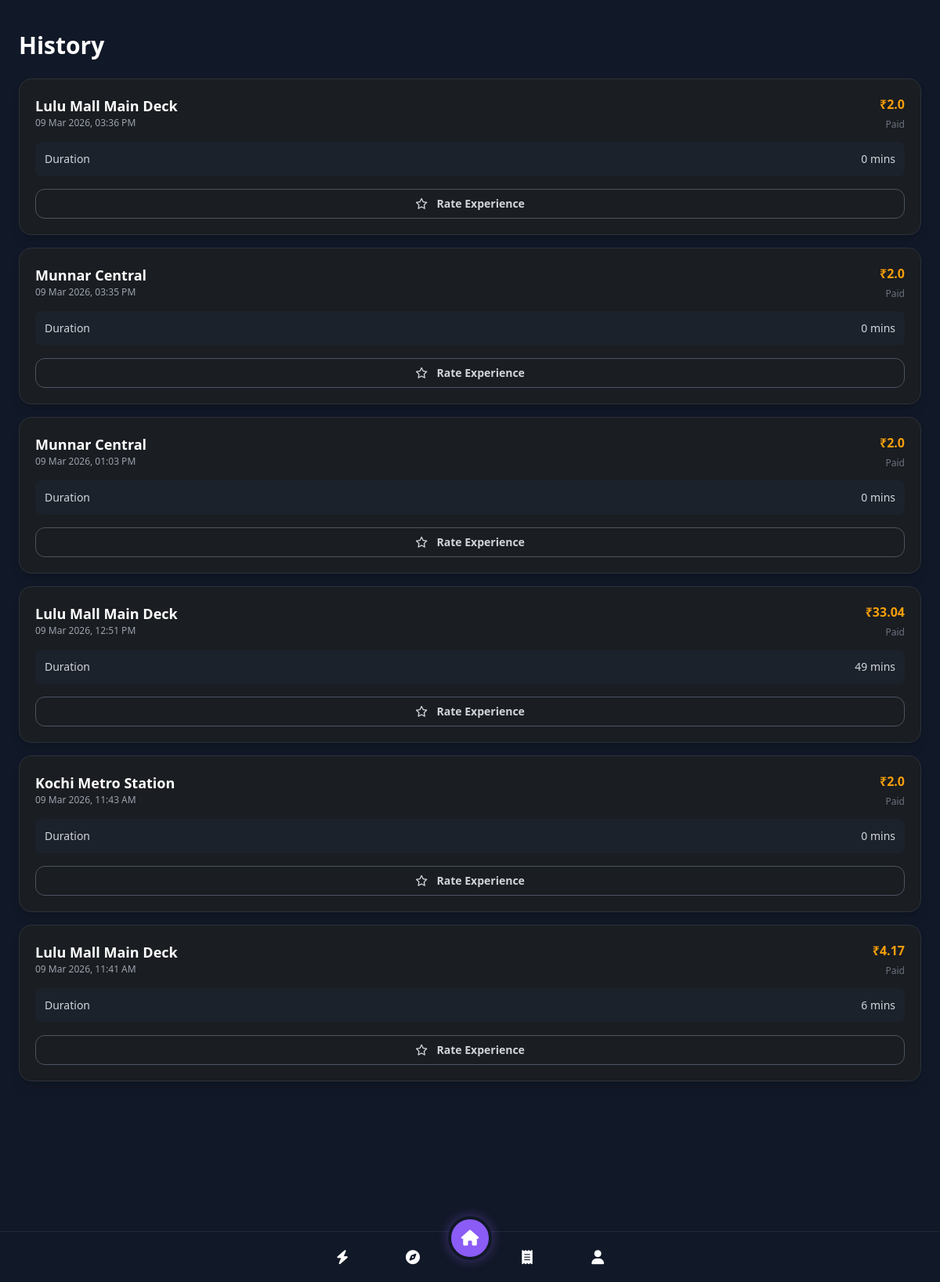
The page /history (signed in) on the database its author committed.
### models.py (models this page shows, shortened)
class Booking(db.Model):
    id = db.Column(db.Integer, primary_key=True)
    user_id = db.Column(db.Integer, db.ForeignKey('user.id'), nullable=False) # Simplified for demo
    zone_id = db.Column(db.Integer, db.ForeignKey('parking_zone.id'), nullable=False)
    start_time = db.Column(db.DateTime, default=datetime.utcnow)
    end_time = db.Column(db.DateTime, nullable=True)
    status = db.Column(db.String(20), default='Active') # Active, Completed
    total_cost = db.Column(db.Float, default=0.0)
    zone = db.relationship('ParkingZone', backref='bookings')

class ParkingZone(db.Model):
    id = db.Column(db.Integer, primary_key=True)
    name = db.Column(db.String(100), nullable=False)
    location = db.Column(db.String(200), nullable=False)
    total_slots = db.Column(db.Integer, nullable=False)
    occupied_slots = db.Column(db.Integer, nullable=False, default=0)
    price_per_hour = db.Column(db.Float, nullable=False)
    lat = db.Column(db.Float, nullable=True)
    lon = db.Column(db.Float, nullable=True)
    status = db.Column(db.String(20), default='pending')  # 'pending', 'approved', 'rejected'

### app.py (the view)
@app.route('/history')
def history():
    user_id = get_current_user_id()
    bookings = Booking.query.filter_by(user_id=user_id, status='Completed').order_by(Booking.end_time.desc()).all()
    return render_template('history.html', bookings=bookings, page='history')

### app.py (called while the page is built)
def get_current_user_id():
    return session.get('user_id')

@app.before_request
def require_login():
    allowed_routes = ['login', 'register', 'static']
    if request.endpoint and request.endpoint not in allowed_routes and 'user_id' not in session:
        if not request.endpoint.startswith('static'):
            return redirect(url_for('login'))

### templates/history.html (shortened to what this page needs)
{% extends 'base.html' %}
{% block content %}
<div class="px-6 pt-10 pb-24 bg-gray-900 text-white">
    <h1 class="text-3xl font-bold text-white mb-6">History</h1>
    {% if bookings %}
    <div class="space-y-4">
        {% for booking in bookings %}
        <div class="bg-surface border border-border rounded-2xl p-5 shadow-lg">
            <div class="flex justify-between items-start mb-3">
                <div>
                    <h3 class="font-bold text-white text-lg">{{ booking.zone.name }}</h3>
                    <p class="text-gray-400 text-xs">{{ booking.end_time.strftime('%d %b %Y, %I:%M %p') }}</p>
                </div>
                <div class="text-right">
                    <span class="block font-bold text-accent">₹{{ booking.total_cost }}</span>
                    <span class="text-xs text-gray-500">Paid</span>
                </div>
            </div>
            <div class="bg-gray-800/50 rounded-lg p-3 text-sm text-gray-300 flex justify-between mb-4">
                <span>Duration</span>
                <span>
                    {% set duration = (booking.end_time - booking.start_time).total_seconds() / 60 %}
                    {{ duration|int }} mins
                </span>
            </div>
            <form action="{{ url_for('rate_booking', booking_id=booking.id) }}" method="POST">
                <button type="submit"
                    class="w-full border border-gray-600 hover:bg-gray-700 text-gray-300 text-sm font-bold py-2 rounded-xl transition-colors">
                    <i class="far fa-star mr-2"></i> Rate Experience
                </button>
            </form>
        </div>
        {% endfor %}
    </div>
    {% endif %}
</div>
{% endblock %}

### static/css/style.css (style rules this page uses)
html, :host { line-height: 1.5; -webkit-text-size-adjust: 100%; -moz-tab-size: 4; -o-tab-size: 4; tab-size: 4; font-family: ui-sans-serif, system-ui, sans-serif, "Apple Color Emoji", "Segoe UI Emoji", "Segoe UI Symbol", "Noto Color Emoji"; font-feature-settings: normal; font-variation-settings: normal; -webkit-tap-highlight-color: transparent; }
body { margin: 0; line-height: inherit; }
h1, h2, h3, h4, h5, h6 { font-size: inherit; font-weight: inherit; }
button, input, optgroup, select, textarea { font-family: inherit; font-feature-settings: inherit; font-variation-settings: inherit; font-size: 100%; font-weight: inherit; line-height: inherit; letter-spacing: inherit; color: inherit; margin: 0; padding: 0; }
button, select { text-transform: none; }
button, input:where([type='button']), input:where([type='reset']), input:where([type='submit']) { -webkit-appearance: button; background-color: transparent; background-image: none; }
blockquote, dl, dd, h1, h2, h3, h4, h5, h6, hr, figure, p, pre { margin: 0; }
button, [role="button"] { cursor: pointer; }
.mb-3 { margin-bottom: 0.75rem; }
.mb-4 { margin-bottom: 1rem; }
.mb-6 { margin-bottom: 1.5rem; }
.mr-2 { margin-right: 0.5rem; }
.block { display: block; }
.flex { display: flex; }
.w-full { width: 100%; }
.items-start { align-items: flex-start; }
.justify-between { justify-content: space-between; }
.space-y-4 > :not([hidden]) ~ :not([hidden]) { --tw-space-y-reverse: 0; margin-top: calc(1rem * calc(1 - var(--tw-space-y-reverse))); margin-bottom: calc(1rem * var(--tw-space-y-reverse)); }
.rounded-2xl { border-radius: 1rem; }
.rounded-lg { border-radius: 0.5rem; }
.rounded-xl { border-radius: 0.75rem; }
.border { border-width: 1px; }
.border-border { --tw-border-opacity: 1; border-color: rgb(45 49 57 / var(--tw-border-opacity, 1)); }
.border-gray-600 { --tw-border-opacity: 1; border-color: rgb(75 85 99 / var(--tw-border-opacity, 1)); }
.bg-gray-800\/50 { background-color: rgb(31 41 55 / 0.5); }
.bg-gray-900 { --tw-bg-opacity: 1; background-color: rgb(17 24 39 / var(--tw-bg-opacity, 1)); }
.bg-surface { --tw-bg-opacity: 1; background-color: rgb(26 29 33 / var(--tw-bg-opacity, 1)); }
.p-3 { padding: 0.75rem; }
.p-5 { padding: 1.25rem; }
.px-6 { padding-left: 1.5rem; padding-right: 1.5rem; }
.py-2 { padding-top: 0.5rem; padding-bottom: 0.5rem; }
.pb-24 { padding-bottom: 6rem; }
.pt-10 { padding-top: 2.5rem; }
.text-right { text-align: right; }
.text-3xl { font-size: 1.875rem; line-height: 2.25rem; }
.text-lg { font-size: 1.125rem; line-height: 1.75rem; }
.text-sm { font-size: 0.875rem; line-height: 1.25rem; }
.text-xs { font-size: 0.75rem; line-height: 1rem; }
.font-bold { font-weight: 700; }
.text-accent { --tw-text-opacity: 1; color: rgb(245 158 11 / var(--tw-text-opacity, 1)); }
.text-gray-300 { --tw-text-opacity: 1; color: rgb(209 213 219 / var(--tw-text-opacity, 1)); }
.text-gray-400 { --tw-text-opacity: 1; color: rgb(156 163 175 / var(--tw-text-opacity, 1)); }
.text-gray-500 { --tw-text-opacity: 1; color: rgb(107 114 128 / var(--tw-text-opacity, 1)); }
.text-white { --tw-text-opacity: 1; color: rgb(255 255 255 / var(--tw-text-opacity, 1)); }
.shadow-lg { --tw-shadow: 0 10px 15px -3px rgb(0 0 0 / 0.1), 0 4px 6px -4px rgb(0 0 0 / 0.1); --tw-shadow-colored: 0 10px 15px -3px var(--tw-shadow-color), 0 4px 6px -4px var(--tw-shadow-color); box-shadow: var(--tw-ring-offset-shadow, 0 0 #0000), var(--tw-ring-shadow, 0 0 #0000), var(--tw-shadow); }
.transition-colors { transition-property: color, background-color, border-color, text-decoration-color, fill, stroke; transition-timing-function: cubic-bezier(0.4, 0, 0.2, 1); transition-duration: 150ms; }

### rows shown on the page
Booking: zone.name "Lulu Mall Main Deck", end_time "09 Mar 2026, 03:36 PM", total_cost "2.0", duration "0"
Booking: zone.name "Munnar Central", end_time "09 Mar 2026, 03:35 PM", total_cost "2.0", duration "0"
Booking: zone.name "Munnar Central", end_time "09 Mar 2026, 01:03 PM", total_cost "2.0", duration "0"
Booking: zone.name "Lulu Mall Main Deck", end_time "09 Mar 2026, 12:51 PM", total_cost "33.04", duration "49"
Booking: zone.name "Kochi Metro Station", end_time "09 Mar 2026, 11:43 AM", total_cost "2.0", duration "0"
Booking: zone.name "Lulu Mall Main Deck", end_time "09 Mar 2026, 11:41 AM", total_cost "4.17", duration "6"
